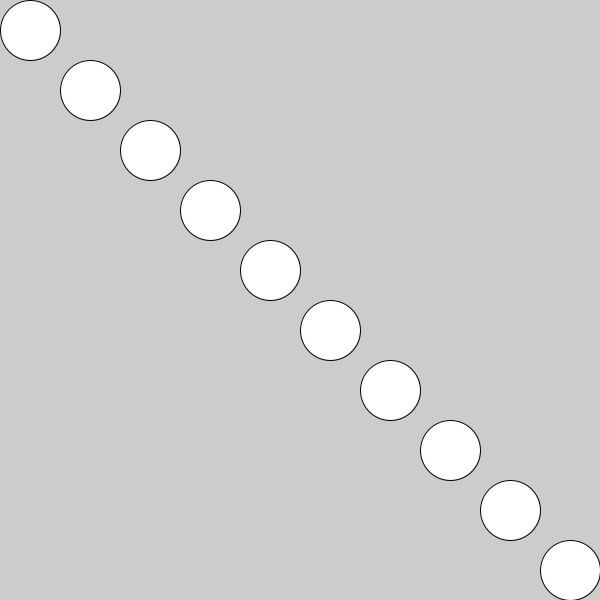
Frame 1 (no input)
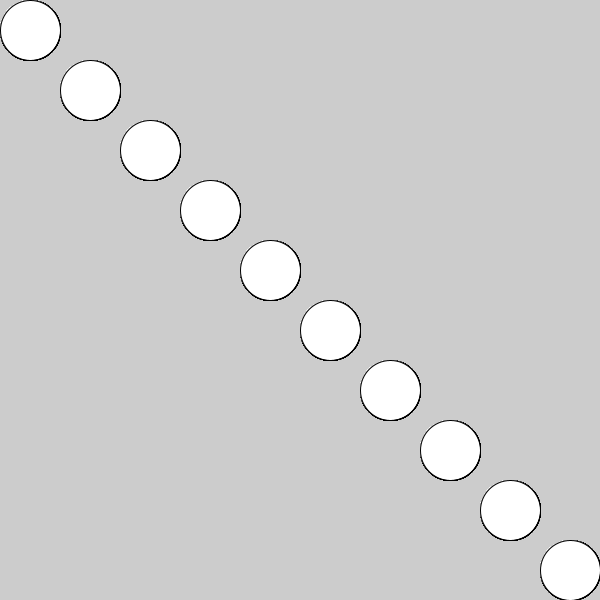
Frame 60 (the mouse pressed at the canvas centre just before this capture)
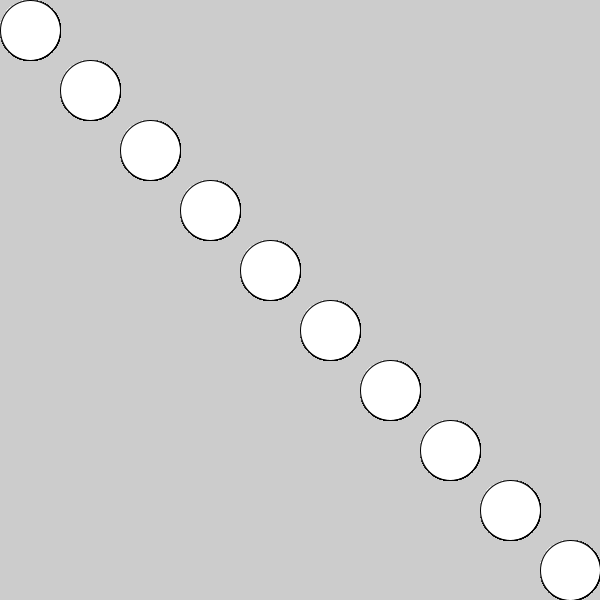
Frame 120 (the mouse held since frame 60 and released just before this capture)

The Processing sketch that drew these frames (run headless with seeded random() and noise(); from frame 60 on, the mouse is pressed at the canvas centre):

// Processing sketch: M2Q16
// ── M2Q16.pde
float[] xPos = new float [10];
int size = 60; 

void setup() {
  size(600, 600);
   for (int i = 0; i < xPos.length; i+=1) {
     xPos[i] = size/2 + i*(width/10);
   }
}

void draw() {
  //background(240);
  for (int i = 0; i < xPos.length; i++) {
    ellipse(xPos[i], xPos[i], size, size);
  }
}
